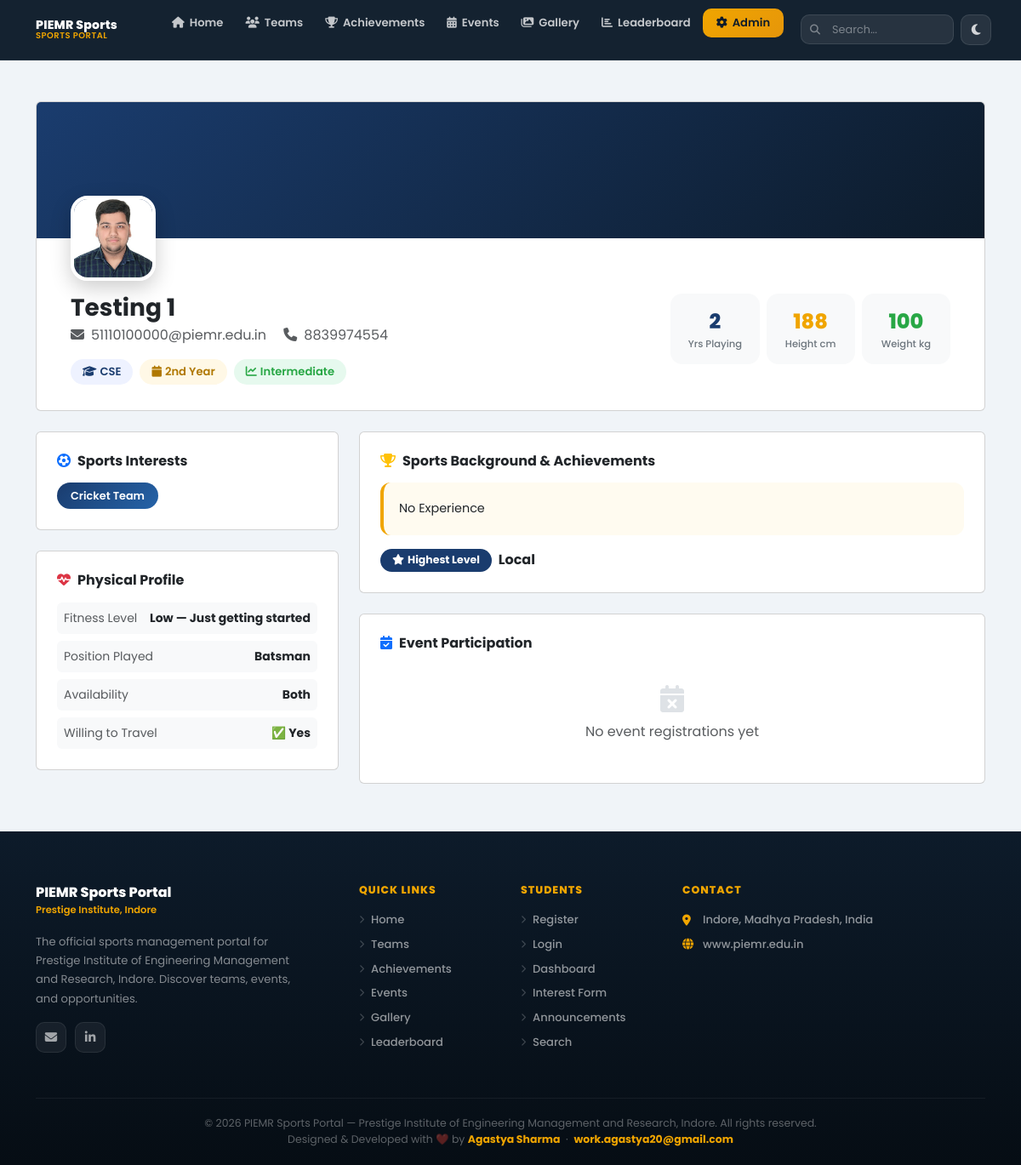
The app's page /profile/3/ (signed in) with its own data.
### sports_app/models.py (models this page shows, shortened)
class StudentProfile(models.Model):
    YEAR_CHOICES = [(1, '1st Year'), (2, '2nd Year'), (3, '3rd Year'), (4, '4th Year')]
    EXPERIENCE_CHOICES = [
        ('beginner', 'Beginner'),
        ('intermediate', 'Intermediate'),
        ('advanced', 'Advanced'),
        ('professional', 'Professional'),
    ]
    FITNESS_CHOICES = [
        ('low', 'Low — Just getting started'),
        ('moderate', 'Moderate — Regular exercise'),
        ('high', 'High — Athlete level'),
        ('elite', 'Elite — Competitive level'),
    ]
    ONBOARDING_STEPS = [
        (0, 'Not Started'),
        (1, 'Basic Info Done'),
        (2, 'Sports History Done'),
        (3, 'Sports Interests Done'),
        (4, 'Complete'),
    ]
    user = models.OneToOneField(User, on_delete=models.CASCADE, related_name='student_profile')
    roll_number = models.CharField(max_length=20, unique=True, null=True, blank=True)
    branch = models.CharField(max_length=50, null=True, blank=True)
    year = models.IntegerField(choices=YEAR_CHOICES, null=True, blank=True)
    phone = models.CharField(max_length=10, null=True, blank=True)
    profile_picture = models.ImageField(upload_to='student_profiles/', null=True, blank=True)
    date_of_birth = models.DateField(null=True, blank=True)
    gender = models.CharField(max_length=10, choices=[('male', 'Male'), ('female', 'Female'), ('other', 'Other')], null=True, blank=True)
    past_achievements = models.TextField(null=True, blank=True)
    experience_level = models.CharField(max_length=20, choices=EXPERIENCE_CHOICES, null=True, blank=True)
    years_playing = models.IntegerField(null=True, blank=True)
    highest_level = models.CharField(max_length=100, null=True, blank=True)
    certificates = models.FileField(upload_to='certificates/', null=True, blank=True)
    sports_interests = models.ManyToManyField('Team', blank=True, related_name='interested_students')
    position_played = models.CharField(max_length=100, null=True, blank=True)
    availability = models.CharField(max_length=20, choices=[
        ('morning', 'Morning'), ('evening', 'Evening'),
        ('both', 'Both'), ('weekends', 'Weekends Only')
    ], null=True, blank=True)
    willing_to_travel = models.BooleanField(default=False)
    height_cm = models.IntegerField(null=True, blank=True)
    weight_kg = models.IntegerField(null=True, blank=True)
    fitness_level = models.CharField(max_length=10, choices=FITNESS_CHOICES, null=True, blank=True)
    medical_conditions = models.TextField(null=True, blank=True)
    onboarding_step = models.IntegerField(choices=ONBOARDING_STEPS, default=0)
    onboarding_complete = models.BooleanField(default=False)
    email_verified = models.BooleanField(default=False)
    email_token = models.CharField(max_length=100, null=True, blank=True)
    created_at = models.DateTimeField(auto_now_add=True)
    updated_at = models.DateTimeField(auto_now=True)
    class Meta:
        verbose_name_plural = "Student Profiles"

class Team(models.Model):
    SPORT_CHOICES = [
        ('cricket', 'Cricket'),
        ('football', 'Football'),
        ('basketball', 'Basketball'),
        ('volleyball', 'Volleyball'),
        ('badminton', 'Badminton'),
        ('table_tennis', 'Table Tennis'),
        ('athletics', 'Athletics'),
        ('swimming', 'Swimming'),
        ('other', 'Other'),
    ]
    name = models.CharField(max_length=100)
    sport = models.CharField(max_length=50, choices=SPORT_CHOICES)
    description = models.TextField()
    coach_name = models.CharField(max_length=100)
    coach_email = models.EmailField()
    coach_phone = models.CharField(max_length=10)
    coach_photo = models.ImageField(upload_to='coach_photos/', null=True, blank=True)
    coach_bio = models.TextField(null=True, blank=True)
    team_logo = models.ImageField(upload_to='team_logos/', null=True, blank=True)
    members_count = models.IntegerField(default=0)
    establishment_year = models.IntegerField()
    is_active = models.BooleanField(default=True)
    wins = models.IntegerField(default=0)
    tournaments_played = models.IntegerField(default=0)
    created_at = models.DateTimeField(auto_now_add=True)
    updated_at = models.DateTimeField(auto_now=True)
    class Meta:
        ordering = ['sport', 'name']

### sports_app/views.py (the view)
# urls.py: path('profile/<int:user_id>/', views.student_profile, name='student_profile'),
@login_required(login_url='login')
def student_profile(request, user_id):
    profile_user = get_object_or_404(User, id=user_id)
    if profile_user != request.user and not request.user.is_staff:
        messages.error(request, 'You can only view your own profile.')
        return redirect('dashboard')
    try:
        profile = profile_user.student_profile
    except StudentProfile.DoesNotExist:
        profile = None
    registrations = EventRegistration.objects.filter(
        user=profile_user,
        status__in=['registered', 'confirmed', 'participated']
    ).select_related('opportunity')[:5]
    badges = Badge.objects.filter(user=profile_user)
    certificates = Certificate.objects.filter(user=profile_user)
    return render(request, 'sports_app/student_profile.html', {
        'profile_user': profile_user,
        'profile': profile,
        'registrations': registrations,
        'badges': badges,
        'certificates': certificates,
    })

### sports_app/templates/sports_app/student_profile.html (shortened to what this page needs)
{% extends 'sports_app/base.html' %}
{% block content %}
<div class="container py-5">
    {% if profile %}
    <div class="card mb-4 overflow-hidden">
        <div style="height:160px;background:linear-gradient(135deg,#1a3c6e,#0d1b2a);position:relative;">
            <div style="position:absolute;bottom:-50px;left:40px;">
                {% if profile.profile_picture %}
                <img src="{{ profile.profile_picture.url }}"
                     style="width:100px;height:100px;border-radius:20px;object-fit:cover;border:4px solid white;box-shadow:0 8px 25px rgba(0,0,0,0.2);"
                     alt="Profile">
                {% endif %}
            </div>
        </div>
        <div class="card-body" style="padding:65px 40px 30px;">
            <div class="row align-items-start">
                <div class="col-lg-8">
                    <h3 class="fw-bold mb-1">{{ profile_user.get_full_name }}</h3>
                    <p class="text-muted mb-2">
                        <i class="fas fa-envelope me-2"></i>{{ profile_user.email }}
                        {% if profile.phone %}
                        <span class="ms-3"><i class="fas fa-phone me-2"></i>{{ profile.phone }}</span>
                        {% endif %}
                    </p>
                    <div class="d-flex flex-wrap gap-2 mt-3">
                        {% if profile.branch %}
                        <span style="background:#eef2ff;color:#1a3c6e;padding:5px 14px;border-radius:20px;font-size:0.82rem;font-weight:600;">
                            <i class="fas fa-graduation-cap me-1"></i>{{ profile.branch }}
                        </span>
                        {% endif %}
                        {% if profile.year %}
                        <span style="background:#fff8e6;color:#b07800;padding:5px 14px;border-radius:20px;font-size:0.82rem;font-weight:600;">
                            <i class="fas fa-calendar me-1"></i>{{ profile.get_year_display }}
                        </span>
                        {% endif %}
                        {% if profile.experience_level %}
                        <span style="background:#e6f9ee;color:#28a745;padding:5px 14px;border-radius:20px;font-size:0.82rem;font-weight:600;">
                            <i class="fas fa-chart-line me-1"></i>{{ profile.get_experience_level_display }}
                        </span>
                        {% endif %}
                    </div>
                </div>
                <div class="col-lg-4 mt-3 mt-lg-0">
                    <div class="row text-center g-2">
                        <div class="col-4">
                            <div style="background:#f8f9fa;border-radius:14px;padding:15px 10px;">
                                <div style="font-size:1.5rem;font-weight:800;color:#1a3c6e;">{{ profile.years_playing|default:'—' }}</div>
                                <div style="font-size:0.72rem;color:#6c757d;font-weight:500;">Yrs Playing</div>
                            </div>
                        </div>
                        <div class="col-4">
                            <div style="background:#f8f9fa;border-radius:14px;padding:15px 10px;">
                                <div style="font-size:1.5rem;font-weight:800;color:#f0a500;">{{ profile.height_cm|default:'—' }}</div>
                                <div style="font-size:0.72rem;color:#6c757d;font-weight:500;">Height cm</div>
                            </div>
                        </div>
                        <div class="col-4">
                            <div style="background:#f8f9fa;border-radius:14px;padding:15px 10px;">
                                <div style="font-size:1.5rem;font-weight:800;color:#28a745;">{{ profile.weight_kg|default:'—' }}</div>
                                <div style="font-size:0.72rem;color:#6c757d;font-weight:500;">Weight kg</div>
                            </div>
                        </div>
                    </div>
                </div>
            </div>
        </div>
    </div>
    <div class="row g-4">
        <div class="col-lg-4">
            <div class="card p-4 mb-4 reveal">
                <h6 class="fw-bold mb-3">
                    <i class="fas fa-futbol me-2 text-primary"></i>Sports Interests
                </h6>
                {% if profile.sports_interests.all %}
                <div class="d-flex flex-wrap gap-2">
                    {% for team in profile.sports_interests.all %}
                    <a href="{% url 'team_detail' team.id %}"
                       style="background:linear-gradient(135deg,#1a3c6e,#2563a8);color:white;padding:6px 16px;border-radius:20px;font-size:0.8rem;font-weight:600;text-decoration:none;transition:all 0.2s;"
                       onmouseover="this.style.transform='translateY(-2px)'"
                       onmouseout="this.style.transform='translateY(0)'">
                        {{ team.name }}
                    </a>
                    {% endfor %}
                </div>
                {% else %}
                <p class="text-muted small">No sports interests added yet.</p>
                {% endif %}
            </div>
            <div class="card p-4 mb-4 reveal delay-100">
                <h6 class="fw-bold mb-3">
                    <i class="fas fa-heartbeat me-2 text-danger"></i>Physical Profile
                </h6>
                <div class="d-flex flex-column gap-2">
                    <div class="d-flex justify-content-between align-items-center p-2 rounded" style="background:#f8f9fa;">
                        <small class="text-muted">Fitness Level</small>
                        <small class="fw-bold">{{ profile.get_fitness_level_display|default:'Not set' }}</small>
                    </div>
                    <div class="d-flex justify-content-between align-items-center p-2 rounded" style="background:#f8f9fa;">
                        <small class="text-muted">Position Played</small>
                        <small class="fw-bold">{{ profile.position_played|default:'Not set' }}</small>
                    </div>
                    <div class="d-flex justify-content-between align-items-center p-2 rounded" style="background:#f8f9fa;">
                        <small class="text-muted">Availability</small>
                        <small class="fw-bold">{{ profile.get_availability_display|default:'Not set' }}</small>
                    </div>
                    <div class="d-flex justify-content-between align-items-center p-2 rounded" style="background:#f8f9fa;">
                        <small class="text-muted">Willing to Travel</small>
                        <small class="fw-bold">{% if profile.willing_to_travel %}✅ Yes{% else %}❌ No{% endif %}</small>
                    </div>
                </div>
            </div>
        </div>
        <div class="col-lg-8">
            {% if profile.past_achievements %}
            <div class="card p-4 mb-4 reveal">
                <h6 class="fw-bold mb-3">
                    <i class="fas fa-trophy me-2 text-warning"></i>Sports Background & Achievements
                </h6>
                <div style="background:#fffbf0;border-radius:12px;padding:18px;border-left:4px solid #f0a500;line-height:1.8;font-size:0.9rem;">
                    {{ profile.past_achievements }}
                </div>
                {% if profile.highest_level %}
                <div class="mt-3 d-flex align-items-center gap-2">
                    <span style="background:#1a3c6e;color:white;padding:4px 14px;border-radius:20px;font-size:0.78rem;font-weight:700;">
                        <i class="fas fa-star me-1"></i>Highest Level
                    </span>
                    <span class="fw-bold">{{ profile.highest_level }}</span>
                </div>
                {% endif %}
            </div>
            {% endif %}
            <div class="card p-4 reveal delay-200">
                <h6 class="fw-bold mb-3">
                    <i class="fas fa-calendar-check me-2 text-primary"></i>Event Participation
                </h6>
                {% if registrations %}
                {% for reg in registrations %}
                <div class="d-flex align-items-center gap-3 p-3 mb-2 rounded" style="background:#f8f9fa;">
                    {% if reg.opportunity.poster_image %}
                    <img src="{{ reg.opportunity.poster_image.url }}"
                         style="width:50px;height:50px;border-radius:10px;object-fit:cover;" alt="">
                    {% endif %}
                    <div class="flex-grow-1">
                        <div class="fw-bold" style="font-size:0.88rem;">{{ reg.opportunity.title }}</div>
                        <small class="text-muted">{{ reg.opportunity.start_date|date:"d M Y" }}</small>
                    </div>
                    <span style="padding:4px 12px;border-radius:20px;font-size:0.75rem;font-weight:700;
                        background:{% if reg.status == 'participated' %}rgba(102,16,242,0.1){% elif reg.status == 'confirmed' %}rgba(40,167,69,0.1){% else %}rgba(26,60,110,0.1){% endif %};
                        color:{% if reg.status == 'participated' %}#6610f2{% elif reg.status == 'confirmed' %}#28a745{% else %}#1a3c6e{% endif %};">
                        {{ reg.get_status_display }}
                    </span>
                </div>
                {% endfor %}
                {% else %}
                <div class="text-center py-4">
                    <i class="fas fa-calendar-times fa-2x" style="color:#dee2e6;"></i>
                    <p class="text-muted mt-2 mb-0">No event registrations yet</p>
                </div>
                {% endif %}
            </div>
        </div>
    </div>
    {% endif %}
</div>
{% endblock %}

### sports_app/templates/sports_app/base.html (style rules this page uses)
:root { --bg: #f0f4f8; --bg2: #ffffff; --bg3: #f8f9fa; --text: #0d1b2a; --text2: #374151; --text3: #6c757d; --border: rgba(0,0,0,0.07); --shadow: 0 4px 20px rgba(0,0,0,0.06); --shadow-lg: 0 8px 40px rgba(0,0,0,0.1); --navy: #1a3c6e; --navy2: #2563a8; --gold: #f0a500; --gold2: #e6960a; --nav-bg: rgba(13,27,42,0.97); --card-bg: #ffffff; --input-bg: #f8f9fa; }
* { margin: 0; padding: 0; box-sizing: border-box; }
html { scroll-behavior: smooth; }
body { font-family: 'Poppins', sans-serif; background: var(--bg); color: var(--text); transition: background 0.3s, color 0.3s; overflow-x: hidden; }
.reveal { opacity: 0; transform: translateY(25px); transition: opacity 0.55s ease, transform 0.55s ease; }
.reveal.visible { opacity: 1; transform: translateY(0); }

### records on screen
StudentProfile: profile_picture (picture), phone "8839974554", branch "CSE", year "2nd Year", experience_level "Intermediate", years_playing "2", height_cm "188", weight_kg "100", fitness_level "Low — Just getting started", position_played "Batsman", availability "Both", past_achievements "No Experience", highest_level "Local"
Team: name "Cricket Team"

### other values on screen
{{ profile_user.get_full_name }} "Testing 1"
{{ profile_user.email }} "51110100000@piemr.edu.in"
